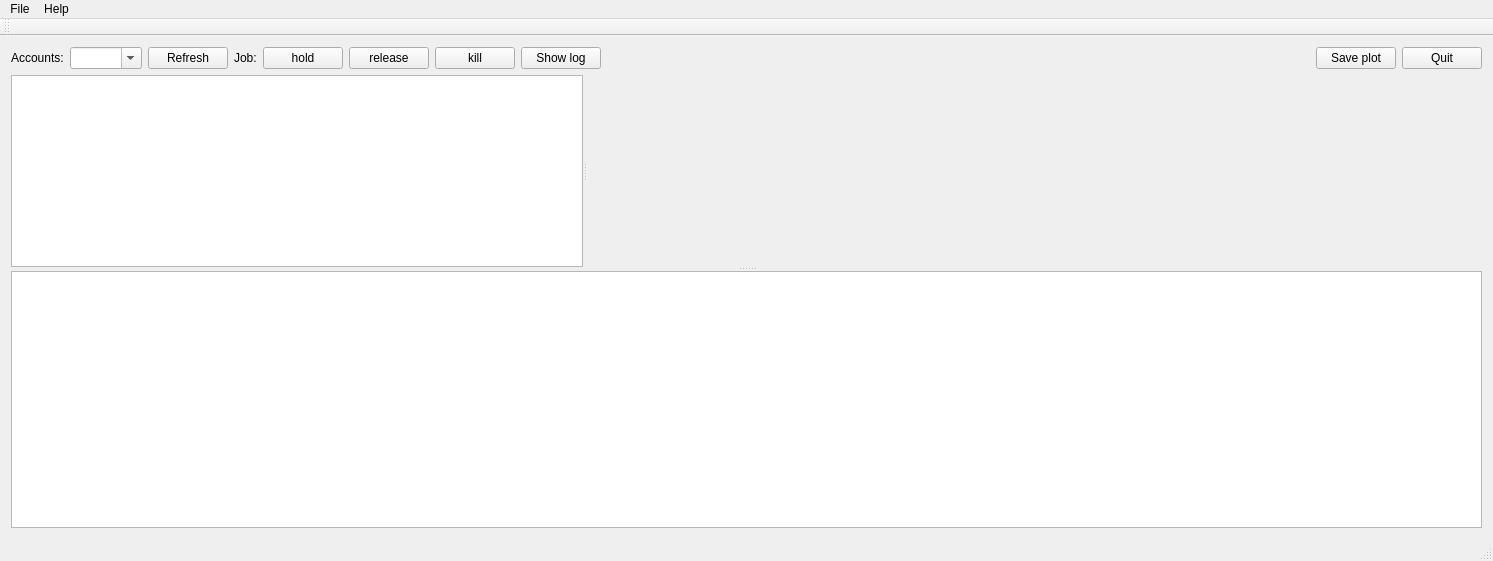
<?xml version="1.0" encoding="UTF-8"?>
<ui version="4.0">
 <class>MainWindow</class>
 <widget class="QMainWindow" name="MainWindow">
  <property name="geometry">
   <rect>
    <x>0</x>
    <y>0</y>
    <width>1493</width>
    <height>561</height>
   </rect>
  </property>
  <property name="windowTitle">
   <string>MainWindow</string>
  </property>
  <widget class="QWidget" name="centralWidget">
   <layout class="QVBoxLayout" name="verticalLayout">
    <item>
     <layout class="QHBoxLayout" name="horizontalLayout">
      <item>
       <widget class="QLabel" name="label">
        <property name="toolTip">
         <string>&lt;html&gt;&lt;head/&gt;&lt;body&gt;&lt;p&gt;Change the file ./addamachines.txt to add accounts or machines.&lt;/p&gt;&lt;/body&gt;&lt;/html&gt;</string>
        </property>
        <property name="text">
         <string>Accounts:</string>
        </property>
       </widget>
      </item>
      <item>
       <widget class="QComboBox" name="comboBox_accounts">
        <property name="toolTip">
         <string>&lt;html&gt;&lt;head/&gt;&lt;body&gt;&lt;p&gt;Edit addamachines.txt file to add/delete accounts&lt;/p&gt;&lt;/body&gt;&lt;/html&gt;</string>
        </property>
        <property name="editable">
         <bool>true</bool>
        </property>
       </widget>
      </item>
      <item>
       <widget class="QPushButton" name="pushButton_refresh">
        <property name="text">
         <string>Refresh</string>
        </property>
       </widget>
      </item>
      <item>
       <widget class="QLabel" name="label_2">
        <property name="text">
         <string>Job:</string>
        </property>
       </widget>
      </item>
      <item>
       <widget class="QPushButton" name="pushButton_hold">
        <property name="minimumSize">
         <size>
          <width>0</width>
          <height>0</height>
         </size>
        </property>
        <property name="text">
         <string>hold</string>
        </property>
       </widget>
      </item>
      <item>
       <widget class="QPushButton" name="pushButton_release">
        <property name="text">
         <string>release</string>
        </property>
       </widget>
      </item>
      <item>
       <widget class="QPushButton" name="pushButton_kill">
        <property name="text">
         <string>kill</string>
        </property>
       </widget>
      </item>
      <item>
       <widget class="QPushButton" name="pushButton_showlog">
        <property name="text">
         <string>Show log</string>
        </property>
       </widget>
      </item>
      <item>
       <spacer name="horizontalSpacer">
        <property name="orientation">
         <enum>Qt::Horizontal</enum>
        </property>
        <property name="sizeHint" stdset="0">
         <size>
          <width>40</width>
          <height>20</height>
         </size>
        </property>
       </spacer>
      </item>
      <item>
       <widget class="QPushButton" name="pushButton_saveplot">
        <property name="text">
         <string>Save plot</string>
        </property>
       </widget>
      </item>
      <item>
       <widget class="QPushButton" name="pushButton_quit">
        <property name="text">
         <string>Quit</string>
        </property>
       </widget>
      </item>
     </layout>
    </item>
    <item>
     <widget class="QSplitter" name="splitter_vertical">
      <property name="orientation">
       <enum>Qt::Vertical</enum>
      </property>
      <widget class="QSplitter" name="splitter_horizontal">
       <property name="orientation">
        <enum>Qt::Horizontal</enum>
       </property>
       <widget class="QListView" name="listView_runningjobs">
        <property name="sizePolicy">
         <sizepolicy hsizetype="Expanding" vsizetype="Expanding">
          <horstretch>1</horstretch>
          <verstretch>4</verstretch>
         </sizepolicy>
        </property>
        <property name="minimumSize">
         <size>
          <width>400</width>
          <height>0</height>
         </size>
        </property>
        <property name="font">
         <font>
          <family>Courier</family>
          <pointsize>9</pointsize>
         </font>
        </property>
       </widget>
       <widget class="QCustomPlot" name="qcustomplot_convergence" native="true">
        <property name="sizePolicy">
         <sizepolicy hsizetype="Expanding" vsizetype="Expanding">
          <horstretch>1</horstretch>
          <verstretch>4</verstretch>
         </sizepolicy>
        </property>
        <property name="minimumSize">
         <size>
          <width>400</width>
          <height>0</height>
         </size>
        </property>
       </widget>
      </widget>
      <widget class="QTextBrowser" name="textBrowser_console">
       <property name="sizePolicy">
        <sizepolicy hsizetype="Fixed" vsizetype="Expanding">
         <horstretch>0</horstretch>
         <verstretch>1</verstretch>
        </sizepolicy>
       </property>
       <property name="minimumSize">
        <size>
         <width>0</width>
         <height>100</height>
        </size>
       </property>
       <property name="maximumSize">
        <size>
         <width>16777215</width>
         <height>16777215</height>
        </size>
       </property>
      </widget>
     </widget>
    </item>
   </layout>
  </widget>
  <widget class="QMenuBar" name="menuBar">
   <property name="geometry">
    <rect>
     <x>0</x>
     <y>0</y>
     <width>1493</width>
     <height>24</height>
    </rect>
   </property>
   <widget class="QMenu" name="menuFile">
    <property name="title">
     <string>File</string>
    </property>
    <addaction name="actionQuit"/>
   </widget>
   <widget class="QMenu" name="menuAbout">
    <property name="title">
     <string>Help</string>
    </property>
    <addaction name="separator"/>
    <addaction name="actionAbout"/>
   </widget>
   <addaction name="menuFile"/>
   <addaction name="menuAbout"/>
  </widget>
  <widget class="QToolBar" name="mainToolBar">
   <attribute name="toolBarArea">
    <enum>TopToolBarArea</enum>
   </attribute>
   <attribute name="toolBarBreak">
    <bool>false</bool>
   </attribute>
  </widget>
  <widget class="QStatusBar" name="statusBar"/>
  <action name="actionQuit">
   <property name="text">
    <string>Quit</string>
   </property>
   <property name="shortcut">
    <string>Ctrl+Q</string>
   </property>
  </action>
  <action name="actionAbout">
   <property name="text">
    <string>About</string>
   </property>
  </action>
 </widget>
 <layoutdefault spacing="6" margin="11"/>
 <customwidgets>
  <customwidget>
   <class>QCustomPlot</class>
   <extends>QWidget</extends>
   <header>qcustomplot.h</header>
   <container>1</container>
  </customwidget>
 </customwidgets>
 <resources/>
 <connections>
  <connection>
   <sender>actionQuit</sender>
   <signal>triggered()</signal>
   <receiver>MainWindow</receiver>
   <slot>close()</slot>
   <hints>
    <hint type="sourcelabel">
     <x>-1</x>
     <y>-1</y>
    </hint>
    <hint type="destinationlabel">
     <x>412</x>
     <y>239</y>
    </hint>
   </hints>
  </connection>
  <connection>
   <sender>pushButton_quit</sender>
   <signal>clicked()</signal>
   <receiver>MainWindow</receiver>
   <slot>close()</slot>
   <hints>
    <hint type="sourcelabel">
     <x>1440</x>
     <y>61</y>
    </hint>
    <hint type="destinationlabel">
     <x>746</x>
     <y>280</y>
    </hint>
   </hints>
  </connection>
 </connections>
</ui>
